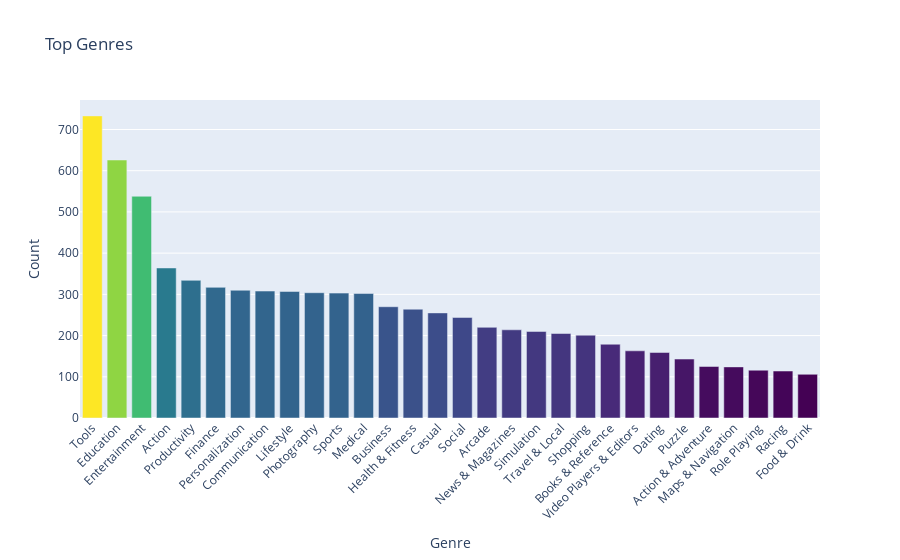

Notebook source saved alongside this figure:
### Markdown cell above
**Challenge**: Can you create this chart with the Series containing the genre data? 

<img src=https://imgur.com/DbcoQli.png width=400>

Try experimenting with the built in colour scales in Plotly. You can find a full list [here](https://plotly.com/python/builtin-colorscales/). 

* Find a way to set the colour scale using the color_continuous_scale parameter. 
* Find a way to make the color axis disappear by using coloraxis_showscale.

### Code cell
# Colour scale bar for top genres
import plotly.express as px
# build dataframe from the genre counts robustly
df_genres = genre_series.value_counts().rename_axis('Genre').reset_index(name='Count')
fig = px.bar(df_genres.head(30), x='Genre', y='Count', color='Count', color_continuous_scale='Viridis', title='Top Genres')
fig.update_layout(xaxis_tickangle=-45, coloraxis_showscale=False)
fig

### Figure 1 — Plotly figure (JSON) as saved in the notebook; plotly's stock layout.template omitted (floating-point values rounded to 4 significant figures)
{"data": [{"hovertemplate": "Genre=%{x}<br>Count=%{marker.color}<extra></extra>", "legendgroup": "", "marker": {"color": [733, 626, 538, 364, 334, 317, 310, 308, 307, 304, 303, 302, 270, 264, 255, 244, 220, 214, 210, 205, 201, 179, 163, 159, 143, 125, 124, 116, 114, 106], "coloraxis": "coloraxis", "pattern": {"shape": ""}}, "name": "", "orientation": "v", "showlegend": false, "textposition": "auto", "type": "bar", "x": ["Tools", "Education", "Entertainment", "Action", "Productivity", "Finance", "Personalization", "Communication", "Lifestyle", "Photography", "Sports", "Medical", "Business", "Health & Fitness", "Casual", "Social", "Arcade", "News & Magazines", "Simulation", "Travel & Local", "Shopping", "Books & Reference", "Video Players & Editors", "Dating", "Puzzle", "Action & Adventure", "Maps & Navigation", "Role Playing", "Racing", "Food & Drink"], "xaxis": "x", "y": [733, 626, 538, 364, 334, 317, 310, 308, 307, 304, 303, 302, 270, 264, 255, 244, 220, 214, 210, 205, 201, 179, 163, 159, 143, 125, 124, 116, 114, 106], "yaxis": "y"}], "layout": {"barmode": "relative", "coloraxis": {"colorbar": {"title": {"text": "Count"}}, "colorscale": [[0, "#440154"], [0.1111, "#482878"], [0.2222, "#3e4989"], [0.3333, "#31688e"], [0.4444, "#26828e"], [0.5556, "#1f9e89"], [0.6667, "#35b779"], [0.7778, "#6ece58"], [0.8889, "#b5de2b"], [1, "#fde725"]], "showscale": false}, "legend": {"tracegroupgap": 0}, "title": {"text": "Top Genres"}, "xaxis": {"anchor": "y", "domain": [0, 1], "tickangle": -45, "title": {"text": "Genre"}}, "yaxis": {"anchor": "x", "domain": [0, 1], "title": {"text": "Count"}}}}
